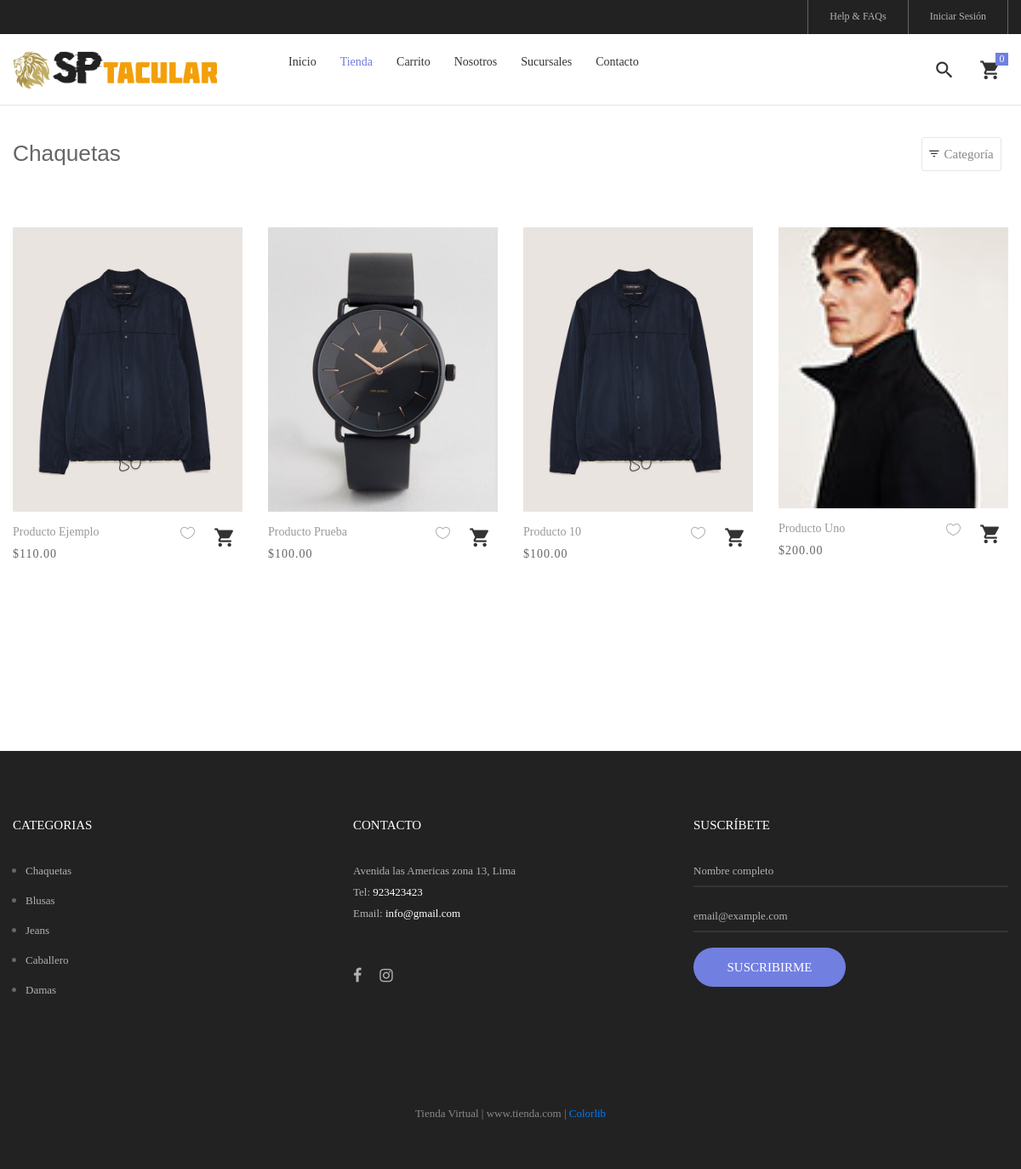
Page /tienda/categoria/1/chaquetas on the committed database.
### tables this page shows
CREATE TABLE IF NOT EXISTS `producto` (
  `idproducto` bigint(20) NOT NULL AUTO_INCREMENT,
  `categoriaid` bigint(20) NOT NULL,
  `codigo` varchar(30) NOT NULL,
  `nombre` varchar(255) NOT NULL,
  `descripcion` text NOT NULL,
  `precio` decimal(11,2) NOT NULL,
  `stock` int(11) NOT NULL,
  `imagen` varchar(100) DEFAULT NULL,
  `datecreated` datetime NOT NULL DEFAULT CURRENT_TIMESTAMP,
  `ruta` varchar(255) NOT NULL,
  `status` int(11) NOT NULL DEFAULT '1',
  PRIMARY KEY (`idproducto`),
  KEY `categoriaid` (`categoriaid`)
);

CREATE TABLE IF NOT EXISTS `categoria` (
  `idcategoria` bigint(20) NOT NULL AUTO_INCREMENT,
  `nombre` varchar(255) NOT NULL,
  `descripcion` text NOT NULL,
  `portada` varchar(100) NOT NULL,
  `datecreated` datetime NOT NULL DEFAULT CURRENT_TIMESTAMP,
  `ruta` varchar(255) NOT NULL,
  `status` int(11) NOT NULL DEFAULT '1',
  PRIMARY KEY (`idcategoria`)
);

### Libraries/Core/Views.php (called while the page is built)
<?php
	class Views{
		public function getView($controller,$view,$data=""){
			$controller = get_class($controller);
			if ($controller == "Home") {
				$view = "Views/".$view.".php";
			}else{
				$view = "Views/".$controller."/".$view.".php";
			}
			require_once($view);
		}
	}
?>

### index.php (called while the page is built, shortened)
<?php
	require_once ("Helpers/Helpers.php");
	require_once("Libraries/Core/Load.php");
?>

### Libraries/Core/Mysql.php (called while the page is built, shortened)
<?php
	class Mysql extends Conexion{
		private $conexion;
		function __construct(){
			$this->conexion = new Conexion();
			$this->conexion = $this->conexion->conect();
		}
		public function select(string $query){
			$this->strquery = $query;
			$result = $this->conexion->prepare($this->strquery);
			$result->execute();
			$data = $result->fetch(PDO::FETCH_ASSOC);
			return $data;
		}
		public function select_all(string $query){
			$this->strquery = $query;
			$result = $this->conexion->prepare($this->strquery);
			$result->execute();
			$data = $result->fetchall(PDO::FETCH_ASSOC);
			return $data;
		}
	}
?>

### Libraries/Core/Conexion.php (called while the page is built)
<?php
Class Conexion{
	private $conect;
	public function __construct(){
		$connectionstring= "mysql:host=".DB_HOST.";dbname=".DB_NAME.";charset=".DB_CHARSET;
		try{
			$this->conect = new PDO($connectionstring, DB_USER, DB_PASSWORD);
			$this->conect->setAttribute(PDO::ATTR_ERRMODE, PDO::ERRMODE_EXCEPTION);
		}catch(PDOException $e){
			$this->conect = 'Error de conexión';
			echo "Error: ".$e->getMessage();
		}
	}
	public function conect(){
		return $this->conect;
	}
}
?>

### Models/TProducto.php (called while the page is built, shortened)
<?php
	require_once("Libraries/Core/Mysql.php");
	Trait TProducto{
		public function getProductosCategoriaT(int $idcategoria, string $ruta, $desde = null, $porpagina = null){
			$this->intIdcategoria = $idcategoria;
			$this->strRuta = $ruta;
			$where = "";
			if (is_numeric($desde) AND is_numeric($porpagina)) {
				$where = "LIMIT ".$desde.",".$porpagina;
			}
			$this->con = new Mysql();
			$sql_cat = "SELECT idcategoria,nombre,ruta FROM categoria WHERE idcategoria = '{$this->intIdcategoria}'";
			$request = $this->con->select($sql_cat);
			if(!empty($request)){
				$this->strCategoria = $request['nombre'];
				$this->strRutaCategoria = $request['ruta'];
				$sql = "SELECT p.idproducto,
								p.codigo,
								p.nombre,
								p.descripcion,
								p.categoriaid,
								c.nombre as categoria,
								p.precio,
								p.ruta,
								p.stock
						FROM producto p
						INNER JOIN categoria c
						ON p.categoriaid = c.idcategoria
						WHERE p.status != 0 AND p.categoriaid = $this->intIdcategoria AND c.ruta = '{$this->strRuta}'
						ORDER BY p.idproducto DESC ".$where;
						$request = $this->con->select_all($sql);
						if(count($request) > 0){
							for ($c=0; $c < count($request) ; $c++) {
								$intIdProducto = $request[$c]['idproducto'];
								$sqlImg = "SELECT img
										FROM imagen
										WHERE productoid = $intIdProducto";
								$arrImg = $this->con->select_all($sqlImg);
								if(count($arrImg) > 0){
									for ($i=0; $i < count($arrImg); $i++) {
										$arrImg[$i]['url_image'] = media().'/img/uploads/'.$arrImg[$i]['img'];
									}
								}
								$request[$c]['images'] = $arrImg;
							}
						}
			$request = array('idcategoria' => $this->intIdcategoria,
								'ruta' => $this->strRutaCategoria,
								'categoria' => $this->strCategoria,
								'productos' => $request
							);
			}
			return $request;
		}
	}
?>

### Helpers/Helpers.php (called while the page is built, shortened)
<?php
	function base_url(){
		return BASE_URL;
	}
	function media(){
		return BASE_URL."/Assets";
	}
    function footer_Tienda($data=""){
        $view_footer = "Views/Template/footer_tienda.php";
        require_once($view_footer);
    }
	function formatMoney($cantidad){
		$cantidad = number_format($cantidad,2,SPD,SPM);
		return $cantidad;
	}
    function getCatFooter(){
        require_once ("Models/CategoriasModel.php");
        $objCategoria = new CategoriasModel();
        $request = $objCategoria->getCategoriasFooter();
        return $request;
    }
    function getInfoPage(int $idpagina){
        require_once ("Libraries/Core/Mysql.php");
        $con = new Mysql();
        $sql = "SELECT * FROM pagina WHERE idpagina = $idpagina";
        $request = $con->select($sql);
        return $request;
    }
?>

### Models/CategoriasModel.php (called while the page is built, shortened)
<?php
	class CategoriasModel extends Mysql{
		public function getCategoriasFooter(){
			$sql = "SELECT idcategoria, nombre, descripcion, portada, ruta
					FROM categoria WHERE  status = 1 AND idcategoria IN (".CAT_FOOTER.")";
			$request = $this->select_all($sql);
			if(count($request) > 0){
				for ($c=0; $c < count($request) ; $c++) {
					$request[$c]['portada'] = BASE_URL.'/Assets/images/uploads/'.$request[$c]['portada'];
				}
			}
			return $request;
		}
	}
?>

### Views/Tienda/categoria.php (the view, shortened to what this page needs)
<?php
	$arrProductos = $data['productos'];
 ?>
<br><br><br>
<hr>
	<div class="bg0 m-t-23 p-b-140">
		<div class="container">
			<div class="flex-w flex-sb-m p-b-52">
				<div class="flex-w flex-l-m filter-tope-group m-tb-10">
					<h3><?= $data['page_title']; ?></h3>
				</div>
				<div class="flex-w flex-c-m m-tb-10">
					<div class="flex-c-m stext-106 cl6 size-104 bor4 pointer hov-btn3 trans-04 m-r-8 m-tb-4 js-show-filter">
						<i class="icon-filter cl2 m-r-6 fs-15 trans-04 zmdi zmdi-filter-list"></i>
						 Categoría &nbsp;
					</div>
				</div>
			</div>
			<div class="row isotope-grid">
			<?php
			if(!empty($arrProductos)){
				for ($p=0; $p < count($arrProductos); $p++) {
					$ruta = $arrProductos[$p]['ruta'];
					if(count($arrProductos[$p]['images']) > 0 ){
						$portada = $arrProductos[$p]['images'][0]['url_image'];
					}else{
						$portada = media().'/img/uploads/product.png';
					}
			 ?>
				<div class="col-sm-6 col-md-4 col-lg-3 p-b-35 isotope-item women">
					<div class="block2">
						<div class="block2-pic hov-img0">
							<img src="<?= $portada ?>" alt="<?= $arrProductos[$p]['nombre'] ?>">
						</div>
						<div class="block2-txt flex-w flex-t p-t-14">
							<div class="block2-txt-child1 flex-col-l ">
								<a href="<?= base_url().'/tienda/producto/'.$arrProductos[$p]['idproducto'].'/'.$ruta; ?>" class="stext-104 cl4 hov-cl1 trans-04 js-name-b2 p-b-6">
									<?= $arrProductos[$p]['nombre'] ?>
								</a>
								<span class="stext-105 cl3">
									<?= SMONEY.formatMoney($arrProductos[$p]['precio']); ?>
								</span>
							</div>
							<div class="block2-txt-child2 flex-r p-t-3">
								<a href="<?= base_url().'/store/producto/'.$arrProductos[$p]['nombre']; ?>" class="btn-addwish-b2 dis-block pos-relative js-addwish-b2">
									<img class="icon-heart1 dis-block trans-04" src="<?= media() ?>/store/img/icons/icon-heart-01.png" alt="ICON">
								</a>
								<a href="#"
								 id="<?= openssl_encrypt($arrProductos[$p]['idproducto'],METHODENCRIPT,KEY); ?>"
								 class="btn-addwish-b2 dis-block pos-relative js-addwish-b2 js-addcart-detail
								 icon-header-item cl2 hov-cl1 trans-04 p-l-22 p-r-11
								 ">
									<i class="zmdi zmdi-shopping-cart"></i>
								</a>
							</div>
						</div>
					</div>
				</div>
			<?php
				}
			}else{
			?>
				<div class="container">
					<p>No hay productos para mostrar <a href="<?= base_url()?>/tienda">Ver productos</a></p>
				</div>
			<?php
			}
			?>
			</div>
			<?php
				if (count($data['productos']) > 0) {
			?>
				<div class="flex-c-m flex-w w-full p-t-45">
				</div>
			<?php }?>
		</div>
	</div>
<?php
	footer_Tienda($data);
?>

### Views/Template/footer_tienda.php (shortened to what this page needs)
	<?php
		$catFotter = getCatFooter();
	?>
	<footer class="bg3 p-t-75 p-b-32">
		<div class="container">
			<div class="row">
				<div class="col-sm-6 col-lg-4 p-b-50">
					<h4 class="stext-301 cl0 p-b-30">
						Categorias
					</h4>
					<?php if(count($catFotter) > 0){ ?>
					<ul>
						<?php foreach ($catFotter as $cat) { ?>
						<li class="p-b-10">
							<a href="<?= base_url() ?>/tienda/categoria/<?= $cat['idcategoria'].'/'.$cat['ruta'] ?>" class="stext-107 cl7 hov-cl1 trans-04">
								<?= $cat['nombre'] ?>
							</a>
						</li>
						<?php } ?>
					</ul>
					<?php } ?>
				</div>
				<div class="col-sm-6 col-lg-4 p-b-50">
					<h4 class="stext-301 cl0 p-b-30">
						Contacto
					</h4>
					<p class="stext-107 cl7 size-201">
						<?= DIRECCION ?> <br>
						Tel: <a class="linkFooter" href="tel:<?= TELEFONO_EMPRESA ?>"><?= TELEFONO_EMPRESA ?></a><br>
						Email: <a class="linkFooter" href="mailto:<?= EMAIL_EMPRESA ?>"><?= EMAIL_EMPRESA ?></a>
					</p>
					<div class="p-t-27">
						<a href="<?= FACEBOOK ?>" target="_blanck" class="fs-18 cl7 hov-cl1 trans-04 m-r-16">
							<i class="fa fa-facebook"></i>
						</a>
						<a href="<?= INSTAGRAM ?>" target="_blanck"  class="fs-18 cl7 hov-cl1 trans-04 m-r-16">
							<i class="fa fa-instagram"></i>
						</a>
						<a href="https://wa.me/<?= WHATSAPP ?>" target="_blanck"  class="fs-18 cl7 hov-cl1 trans-04 m-r-16">
							<i class="fab fa-whatsapp"></i>
						</a>
					</div>
				</div>
				<div class="col-sm-6 col-lg-4 p-b-50">
					<h4 class="stext-301 cl0 p-b-30">
						Suscríbete
					</h4>
					<form id="frmSuscripcion" name="frmSuscripcion">
						<div class="wrap-input1 w-full p-b-4">
							<input class="input1 bg-none plh1 stext-107 cl7" type="text" id="nombreSuscripcion" name="nombreSuscripcion" placeholder="Nombre completo" required>
						</div>
						<br>
						<div class="wrap-input1 w-full p-b-4">
							<input class="input1 bg-none plh1 stext-107 cl7" type="email" id="emailSuscripcion" name="emailSuscripcion" placeholder="email@example.com" required >
						</div>
						<div class="p-t-18">
							<button class="flex-c-m stext-101 cl0 size-103 bg1 bor1 hov-btn2 p-lr-15 trans-04">
								Suscribirme
							</button>
						</div>
					</form>
				</div>
			</div>
			<div class="p-t-40">
				<p class="stext-107 cl6 txt-center">
					<?= NOMBRE_EMPRESA; ?> | <?= WEB_EMPRESA; ?> | <a href="https://colorlib.com" target="_blank">Colorlib</a>
				</p>
			</div>
		</div>
	</footer>
</body>
</html>

### Assets/store/css/style.css (style rules this page uses)
.container { max-width: 1380px; }
@media (max-width: 1600px) { .container { max-width: 1200px; } }
.container p { margin-bottom: 20px; }
.container ul, .container ol { margin-left: 15px; margin-bottom: 20px; }
.container ul, .container ul li { list-style: initial; }
.icon-header-item { position: relative; font-size: 26px; line-height: 1; cursor: pointer; }
.block2-pic { position: relative; }
.block2-txt-child1 { width: calc(100% - 30px); }
.block2-txt-child2 { width: 30px; }
.cl0 { color: #fff; }
.cl2 { color: #333; }
.cl3 { color: #666; }
.cl4 { color: #999; }
.cl6 { color: #888; }
.cl7 { color: #b2b2b2; }
.stext-101 { font-family: Poppins-Medium; font-size: 15px; line-height: 1.466667; text-transform: uppercase; }
.stext-104 { font-family: Poppins-Regular; font-size: 14px; line-height: 1.466667; }
.stext-105 { font-family: Poppins-Regular; font-size: 14px; line-height: 1.466667; letter-spacing: 1px; }
.stext-106 { font-family: Poppins-Regular; font-size: 15px; line-height: 1.2; }
.stext-107 { font-family: Poppins-Regular; font-size: 13px; line-height: 1.923; }
.stext-301 { font-family: Montserrat-Bold; font-size: 15px; line-height: 1.6; text-transform: uppercase; }
.size-103 { min-width: 179px; height: 46px; }
.size-104 { min-width: 94px; height: 40px; }
.size-201 { max-width: 270px; }
.bg-none { background-color: transparent; }
.bg0 { background-color: #fff; }
.bg1 { background-color: #717fe0; }
.bg3 { background-color: #222; }
.bor1 { border-radius: 23px; }
.bor4 { border: 1px solid #e6e6e6; border-radius: 3px; }
.wrap-input1 { position: relative; border-bottom: 2px solid rgba(204, 204, 204, 0.1); }
.input1 { background-color: transparent; width: 100%; }
.hov-img0 { display: block; overflow: hidden; }
.hov-img0 img { width: 100%; -webkit-transition: transform 0.9s ease; -o-transition: transform 0.9s ease; -moz-transition: transform 0.9s ease; transition: transform 0.9s ease; }
.linkFooter { color: #fff !important; }

### rows in the picture
producto: nombre "Producto Ejemplo", precio "110.00"
producto: shows a picture, nombre "Producto Prueba", precio "100.00"
producto: nombre "Producto 10", precio "100.00"
producto: shows a picture, nombre "Producto Uno", precio "200.00"
categoria: nombre "Chaquetas"
categoria: nombre "Blusas"
categoria: nombre "Jeans"
categoria: nombre "Caballero"
categoria: nombre "Damas"

### other values in the picture
$data['page_title'] "Chaquetas"
DIRECCION "Avenida las Americas zona 13, Lima"
TELEFONO_EMPRESA "923423423"
EMAIL_EMPRESA "info@gmail.com"
NOMBRE_EMPRESA "Tienda Virtual"
WEB_EMPRESA "www.tienda.com"
